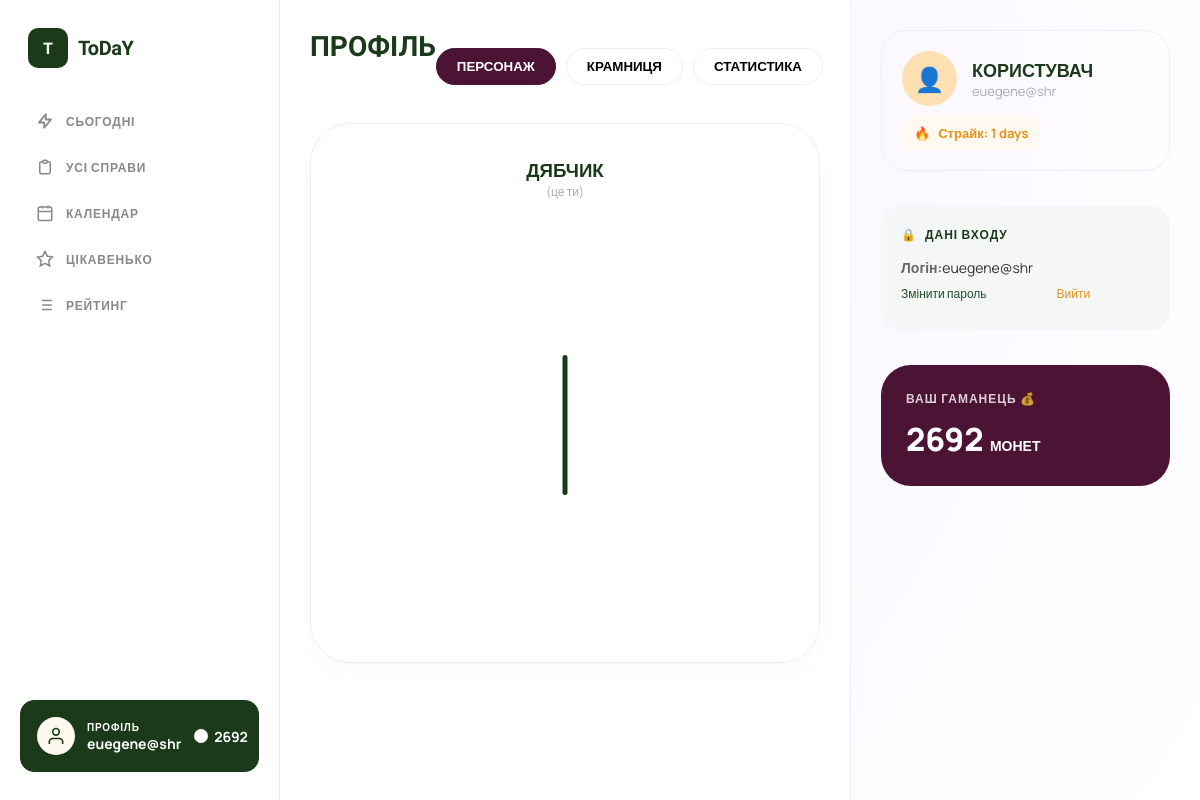
/profile-shop/ (signed in), run on the app's committed database.
### users/models.py (models this page shows)
class User(AbstractUser):
    email = models.EmailField(unique=True)
    total_points = models.IntegerField(default=0)
    coins = models.IntegerField(default=100)  # added this for coin sysytem
    USERNAME_FIELD = "email"
    REQUIRED_FIELDS = ['username']

### rating/models.py (models this page shows, shortened)
class UserRating(models.Model):
    user = models.OneToOneField(User, on_delete=models.CASCADE, related_name="rating")
    total_points = models.FloatField(default=0)
    current_streak = models.IntegerField(default=1)
    last_completed_date = models.DateField(null=True, blank=True)
    last_penalty_date = models.DateField(null=True, blank=True)

### profile_app/views.py (the view)
# urls.py: path('', views.profile_view, name='main'),
@login_required
def profile_view(request):
    user = request.user
    user_inventory = UserInventory.objects.filter(user=user)
    owned_slugs = list(user_inventory.values_list('item__slug', flat=True))
    equipped_slugs = list(user_inventory.filter(is_equipped=True).values_list('item__slug', flat=True))
    all_items = Item.objects.all()
    stats_query = Task.objects.filter(user=request.user).values(
        'category__name', 'category__color'
    ).annotate(
        total_hours=Sum('estimated_hours')
    ).order_by('-total_hours')
    chart_labels = []
    chart_data = []
    chart_colors = []
    for entry in stats_query:
        name = entry['category__name']
        color = entry['category__color']
        hours = float(entry['total_hours'] or 0)
        if hours > 0:
            if not name:
                chart_labels.append("Інше")
                chart_colors.append("#f0f0f0") # Світло-сірий для "Іншого"
            else:
                chart_labels.append(name)
                if not color or color == "#000000":
                    chart_colors.append("#1f4d2b") # Наприклад, ваш зелений за замовчуванням
                else:
                    chart_colors.append(color)
            chart_data.append(hours)
    user = request.user
    user_rating = None
    if hasattr(user, "rating"):
        user_rating = user.rating
    context = {
        'all_items': all_items,
        'owned_slugs': owned_slugs,
        'equipped_slugs': equipped_slugs,
        'user': user, # тут будуть монети: {{ user.coins }}
        'chart_labels': chart_labels,
        'chart_data': chart_data,
        'chart_colors': chart_colors,
        'stats_summary': list(zip(chart_labels, chart_data, chart_colors)),
        "user_rating": user_rating,
    }
    return render(request, 'myapp/profile.html', context)

### myapp/templates/myapp/profile.html (shortened to what this page needs)
{% load static %}
<!DOCTYPE html>
<html lang="uk">
<head>
    <link rel="stylesheet" href="{% static 'myapp/css/menu.css' %}">
    <link rel="stylesheet" href="{% static 'myapp/css/style.css' %}">
</head>
<body>
<div class="dashboard">
    <aside class="sidebar">
    <div class="logo">
        <div class="logo-icon">T</div>
        <div class="logo-text">ToDaY</div>
    </div>
    <a href="{% url 'tasks:today_tasks' %}" class="nav-label">
        <svg fill="none" viewBox="0 0 24 24" stroke="currentColor" stroke-width="2.5">
        <path stroke-linecap="round" stroke-linejoin="round" d="M13 10V3L4 14h7v7l9-11h-7z"/>
        </svg>
        СЬОГОДНІ
    </a>
    <a href="{% url 'tasks:task_list' %}" class="nav-label">
        <svg fill="none" viewBox="0 0 24 24" stroke="currentColor" stroke-width="2">
        <path stroke-linecap="round" stroke-linejoin="round" d="M9 5H7a2 2 0 00-2 2v12a2 2 0 002 2h10a2 2 0 002-2V7a2 2 0 00-2-2h-2M9 5a2 2 0 002 2h2a2 2 0 002-2M9 5a2 2 0 012-2h2a2 2 0 012 2"/>
        </svg>
        УСІ СПРАВИ
    </a>
    <a href="{% url 'myapp:calendar' %}" class="nav-label" style="text-decoration:none;">
        <svg fill="none" viewBox="0 0 24 24" stroke="currentColor" stroke-width="2">
        <rect x="3" y="4" width="18" height="18" rx="2" ry="2"/>
        <line x1="16" y1="2" x2="16" y2="6"/><line x1="8" y1="2" x2="8" y2="6"/>
        <line x1="3" y1="10" x2="21" y2="10"/>
        </svg>
        КАЛЕНДАР
    </a>
    <a href="{% url 'myapp:interesting' %}" class="nav-label">
        <svg fill="none" viewBox="0 0 24 24" stroke="currentColor" stroke-width="2">
        <polygon points="12 2 15.09 8.26 22 9.27 17 14.14 18.18 21.02 12 17.77 5.82 21.02 7 14.14 2 9.27 8.91 8.26 12 2"/>
        </svg>
        ЦІКАВЕНЬКО
    </a>
    <a href="{% url 'rating:my_rating' %}" class="nav-label">
    <svg fill="none" viewBox="0 0 24 24" stroke="currentColor" stroke-width="2">
        <path d="M8 6h13M8 12h13M8 18h13M3 6h.01M3 12h.01M3 18h.01"/>
    </svg>
    РЕЙТИНГ
    </a>
    <div class="sidebar-spacer"></div>
    <a href="{% url 'myapp:profile' %}" class="profile-card chosen" style="text-decoration: none; color: inherit; display: flex;">
        <div class="profile-avatar">
        <svg width="20" height="20" fill="none" viewBox="0 0 24 24" color="white" stroke-width="2">
            <path stroke-linecap="round" stroke-linejoin="round" d="M20 21v-2a4 4 0 00-4-4H8a4 4 0 00-4 4v2"/>
            <circle cx="12" cy="7" r="4"/>
        </svg>
        </div>
        <div class="profile-info">
        <div class="profile-label">Профіль</div>
        <div class="profile-name">{{ request.user.username }}</div>
        </div>
        <div class="coins">
        <svg width="16" height="16" fill="currentColor" viewBox="0 0 24 24" class="coin-icon">
            <circle cx="12" cy="12" r="10"/>
        </svg>
        {{ request.user.coins|default:0 }}
        </div>
    </a>
    </aside>
    <main class="main-content">
        <div class="profile-header">
            <h1 class="page-title">Профіль</h1>
            <div class="tabs-menuigation" style="display: flex; gap: 10px;">
                <button id="btn-person" onclick="showTab('person')" class="tab-btn active">ПЕРСОНАЖ</button>
                <button id="btn-shop" onclick="showTab('shop')" class="tab-btn">КРАМНИЦЯ</button>
                <button id="btn-stats" onclick="showTab('stats')" class="tab-btn">СТАТИСТИКА</button>
            </div>
        </div>
        <div id="tab-person" class="tab-content">
            <div class="character-card">
                <h3 style="margin: 0; color: var(--green-dark);">ДЯБЧИК</h3>
                <p style="font-size: 12px; color: #aaa; margin-bottom: 30px;">(це ти)</p>
                <div class="dyabchyk-container">
                    <div class="d-part d-body">
                    </div>
                </div>
            </div>
        </div>
    </main>
    <aside class="right-panel">
    <div class="user-info-section">
        <div class="info-card">
            <div style="display: flex; align-items: center; gap: 15px;">
                <div style="width: 55px; height: 55px; background: #ffe0b2; border-radius: 50%; display: flex; align-items: center; justify-content: center; font-size: 24px;">👤</div>
                <div>
                    <div style="font-weight: 900; color: var(--green-dark); font-size: 18px;">КОРИСТУВАЧ</div>
                    <div style="font-size: 13px; color: #aaa;">{{ user.username }}</div>
                </div>
            </div>
            <div class="strike-badge">
                <span>🔥</span>
                <span>Страйк: {{ user_rating.current_streak }} days</span>
            </div>
        </div>
        <div class="login-data-card">
            <div class="login-header">
                <div style="display: flex; align-items: center; gap: 8px;">
                    <span>🔒</span> ДАНІ ВХОДУ
                </div>
            </div>
            <div class="login-field"><span>Логін:</span>{{ user.email }}</div>
            <div class="login-field" style="display: flex; gap: 70px; align-items: center;">
                <a href="{% url 'profile_app:password_reset' %}"
                style="font-size: 12px; font-weight: 500; color: #1f4d2b; text-decoration: none; transition: all 0.2s;"
                onmouseover="this.style.color='#4b1434'; this.style.transform='translateY(-2px)';"
                onmouseout="this.style.color='#1f4d2b'; this.style.transform='translateY(0)';">
                    Змінити пароль
                </a>
                <a href="{% url 'users:sign_out' %}"
                    style="font-size: 12px; font-weight: 500; color: #e6921a; text-decoration: none; transition: all 0.2s;"
                    onmouseover="this.style.color='#4b1434'; this.style.transform='translateY(-2px)';"
                    onmouseout="this.style.color='#e6921a'; this.style.transform='translateY(0)';">
                        Вийти
                </a>
            </div>
        </div>
        <div class="wallet-card-new">
            <div class="wallet-title">ВАШ ГАМАНЕЦЬ 💰</div>
            <div class="wallet-amount">
                <span id="coin-count-display">{{ user.coins }}</span> <span style="font-size: 14px;">МОНЕТ</span>
            </div>
        </div>
    </div>
</aside>
</div>
</body>
</html>

### myapp/static/myapp/css/menu.css (style rules this page uses)
:root { --green-dark: #1a3a1a; --green-mid: #2d5a2d; --green-accent: #3d7a3d; --orange: #f07c00; --orange-light: #ff9a1f; --purple: #6b0f4e; --bg: #f4f6f4; --card-bg: #ffffff; --text-dark: #1a1a1a; --text-muted: #888; --border: #e8e8e8; }
* { margin: 0; padding: 0; box-sizing: border-box; }
body { font-family: 'Manrope', sans-serif; background: var(--bg); display: flex; height: 100vh; overflow: hidden; color: var(--text-dark); }
.sidebar { width: 280px; flex-shrink: 0; background: hsl(0, 0%, 100%); border-right: 1px solid var(--border); display: flex; flex-direction: column; padding: 28px 20px; gap: 4px; position: sticky; top: 0; height: 100vh; }
.logo { display: flex; align-items: center; gap: 10px; padding: 0 8px; margin-bottom: 28px; }
.logo-icon { width: 40px; height: 40px; background: var(--green-dark); border-radius: 10px; display: flex; align-items: center; justify-content: center; color: white; font-family: 'Unbounded', sans-serif; font-weight: 900; font-size: 16px; }
.logo-text { font-family: 'Unbounded', sans-serif; font-weight: 700; font-size: 20px; color: var(--green-dark); letter-spacing: -0.5px; }
.nav-label { text-decoration: none; display: flex; align-items: center; gap: 12px; padding: 12px 16px; border-radius: 14px; cursor: pointer; color: #888; font-size: 12px; font-weight: 700; letter-spacing: 0.8px; text-transform: uppercase; transition: all 0.2s; position: relative; user-select: none; }
.sidebar .chosen { background: var(--green-dark); color: white; border-radius: 14px; position: relative; transition: background 0.2s, color 0.2s; }
.sidebar .chosen svg { stroke: white; }
.nav-label svg { width: 18px; height: 18px; flex-shrink: 0; }
.sidebar-spacer { flex: 1; }
.profile-card { background: white; border-radius: 16px; padding: 16px; display: flex; align-items: center; gap: 12px; border: 1px solid var(--border); }
.profile-avatar { width: 38px; height: 38px; border-radius: 50%; background: #fff9ef; display: flex; align-items: center; justify-content: center; color: var(--orange); flex-shrink: 0; }
.profile-info { flex: 1; }
.profile-label { font-size: 10px; letter-spacing: 0.8px; text-transform: uppercase; color: var(--text-muted); font-weight: 700; }
.profile-name { font-size: 14px; font-weight: 700; color: var(--text-dark); }
.coin-icon { color: var(--orange); }
.sidebar .profile-card.chosen { background: var(--green-dark); color: white; border-color: var(--green-dark); transition: background 0.2s, color 0.2s, border-color 0.2s; }
.sidebar .profile-card.chosen .profile-name, .sidebar .profile-card.chosen .profile-label { color: white; }
.sidebar .profile-card.chosen .coins { color: white; }
.sidebar .profile-card.chosen .profile-avatar svg { stroke: var(--green-dark); }
.coins { display: flex; align-items: center; gap: 5px; font-weight: 700; font-size: 14px; color: var(--text-dark); }
.coins svg { color: white; }

### data on the page
User: user.username "euegene@shr", user.coins "2692", username "euegene@shr", email "euegene@shr", coins "2692"
UserRating: current_streak "1"
